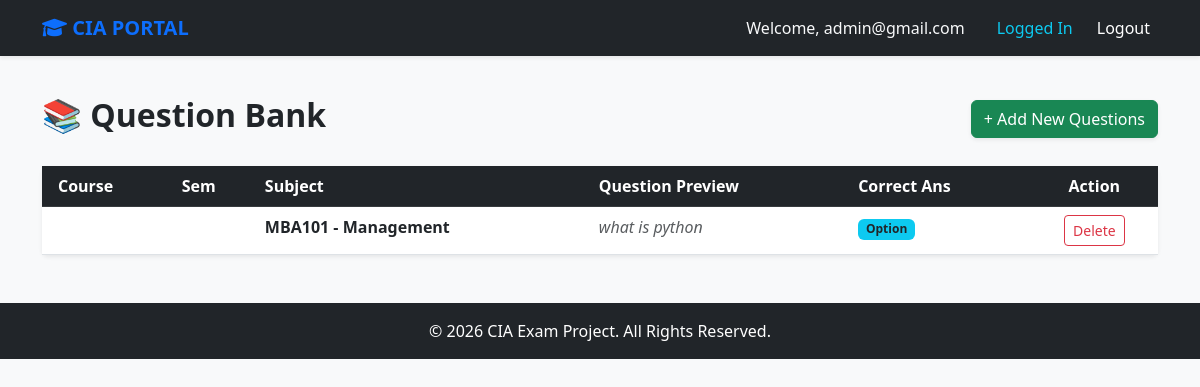
/view-questions/ (signed in), run on the app's committed database.
### quiz/models.py (models this page shows, shortened)
class User(AbstractUser):
    is_student = models.BooleanField(default=False)
    is_faculty = models.BooleanField(default=False)
    course = models.CharField(
        max_length=100,
        blank=True,
        null=True
    )
    semester = models.IntegerField(
        default=1,
        blank=True,
        null=True
    )

class Question(models.Model):
    subject = models.ForeignKey(
        Subject,
        on_delete=models.CASCADE
    )
    question_text = models.TextField()
    option1 = models.CharField(
        max_length=200
    )
    option2 = models.CharField(
        max_length=200
    )
    option3 = models.CharField(
        max_length=200
    )
    option4 = models.CharField(
        max_length=200
    )
    correct_answer = models.CharField(
        max_length=200
    )
    marks = models.IntegerField(
        default=1
    )

class Subject(models.Model):
    code = models.CharField(
        max_length=20,
        unique=True
    )
    name = models.CharField(
        max_length=100
    )
    course = models.ForeignKey(
        Course,
        on_delete=models.CASCADE
    )
    semester = models.IntegerField()
    def __str__(self):
        return f"{self.code} - {self.name}"

### quiz/views.py (the view)
@login_required
@user_passes_test(is_faculty)
def view_questions(request):
    questions = Question.objects.select_related(
        "subject"
    ).all()
    return render(
        request,
        "faculty/view_questions.html",
        {
            "questions": questions
        },
    )

### quiz/views.py (called while the page is built)
def is_faculty(user):
    return user.is_authenticated and (
        user.is_faculty or user.is_superuser
    )

### quiz/templates/faculty/view_questions.html (shortened to what this page needs)
{% extends 'base.html' %}
{% block content %}
<div class="container mt-4">
    <div class="d-flex justify-content-between align-items-center mb-4">
        <h2 class="fw-bold">📚 Question Bank</h2>
        <a href="{% url 'upload_question_paper' %}" class="btn btn-success shadow-sm">+ Add New Questions</a>
    </div>
    <div class="card shadow-sm border-0">
        <div class="card-body p-0">
            <div class="table-responsive">
                <table class="table table-hover mb-0">
                    <thead class="table-dark">
                        <tr>
                            <th class="ps-3">Course</th>
                            <th>Sem</th>
                            <th>Subject</th>
                            <th>Question Preview</th>
                            <th>Correct Ans</th>
                            <th class="text-center">Action</th>
                        </tr>
                    </thead>
                    <tbody>
                        {% for q in questions %}
                        <tr>
                            <td class="ps-3 fw-bold text-uppercase">{{ q.course }}</td>
                            <td>{{ q.semester }}</td>
                            <td>
                                <span class="fw-bold text-dark">{{ q.subject }}</span>
                            </td>
                            <td class="text-muted italic">{{ q.question_text|truncatechars:60 }}</td>
                            <td>
                                <span class="badge bg-info text-dark">Option {{ q.correct_ans }}</span>
                            </td>
                            <td class="text-center">
                                <a href="{% url 'delete_question' q.id %}"
                                   class="btn btn-sm btn-outline-danger"
                                   onclick="return confirm('Are you sure you want to delete this question?')">
                                    Delete
                                </a>
                            </td>
                        </tr>
                        {% empty %}
                        <tr>
                            <td colspan="6" class="text-center py-5 text-muted">
                                No questions found. Start by uploading an Excel sheet!
                            </td>
                        </tr>
                        {% endfor %}
                    </tbody>
                </table>
            </div>
        </div>
    </div>
</div>
{% endblock %}

### quiz/templates/base.html (shortened to what this page needs)
<!DOCTYPE html>
<html lang="en">
<head>
    <link href="https://cdn.jsdelivr.net/npm/bootstrap@5.3.0/dist/css/bootstrap.min.css" rel="stylesheet">
    <link rel="stylesheet" href="https://cdnjs.cloudflare.com/ajax/libs/font-awesome/6.0.0/css/all.min.css">
</head>
<body>
    <nav class="navbar navbar-expand-lg navbar-dark bg-dark shadow-sm">
        <div class="container">
            <a class="navbar-brand" href="{% url 'index' %}"><i class="fas fa-graduation-cap"></i> CIA PORTAL</a>
            <div class="collapse navbar-collapse" id="navbarNav">
                <ul class="navbar-nav ms-auto">
                    {% if user.is_authenticated %}
                        <li class="nav-item">
                            <span class="nav-link text-light me-3">Welcome, {{ user.username }}</span>
                        </li>
                        <li class="nav-item">
    <span class="nav-link text-info">
        Logged In
    </span>
</li>
                        <li class="nav-item">
                            <a class="nav-link btn btn-danger btn-sm text-white ms-lg-2" href="{% url 'logout' %}">Logout</a>
                        </li>
{% endif %}
                </ul>
            </div>
        </div>
    </nav>
    <main>
        {% block content %}
        {% endblock %}
    </main>
    <footer class="bg-dark text-white text-center py-3 mt-5">
        <p class="mb-0">&copy; 2026 CIA Exam Project. All Rights Reserved.</p>
    </footer>
</body>
</html>

### quiz/templates/base.html (style rules this page uses)
body { background-color: #f8f9fa; min-height: 100vh; display: flex; flex-direction: column; }
.navbar-brand { font-weight: bold; color: #0d6efd !important; }
footer { margin-top: auto; }

### quiz/templates/faculty/view_questions.html (style rules this page uses)
.italic { font-style: italic; }

### data on the page
User: username "admin@gmail.com"
Question: subject "MBA101 - Management", question_text "what is python"
